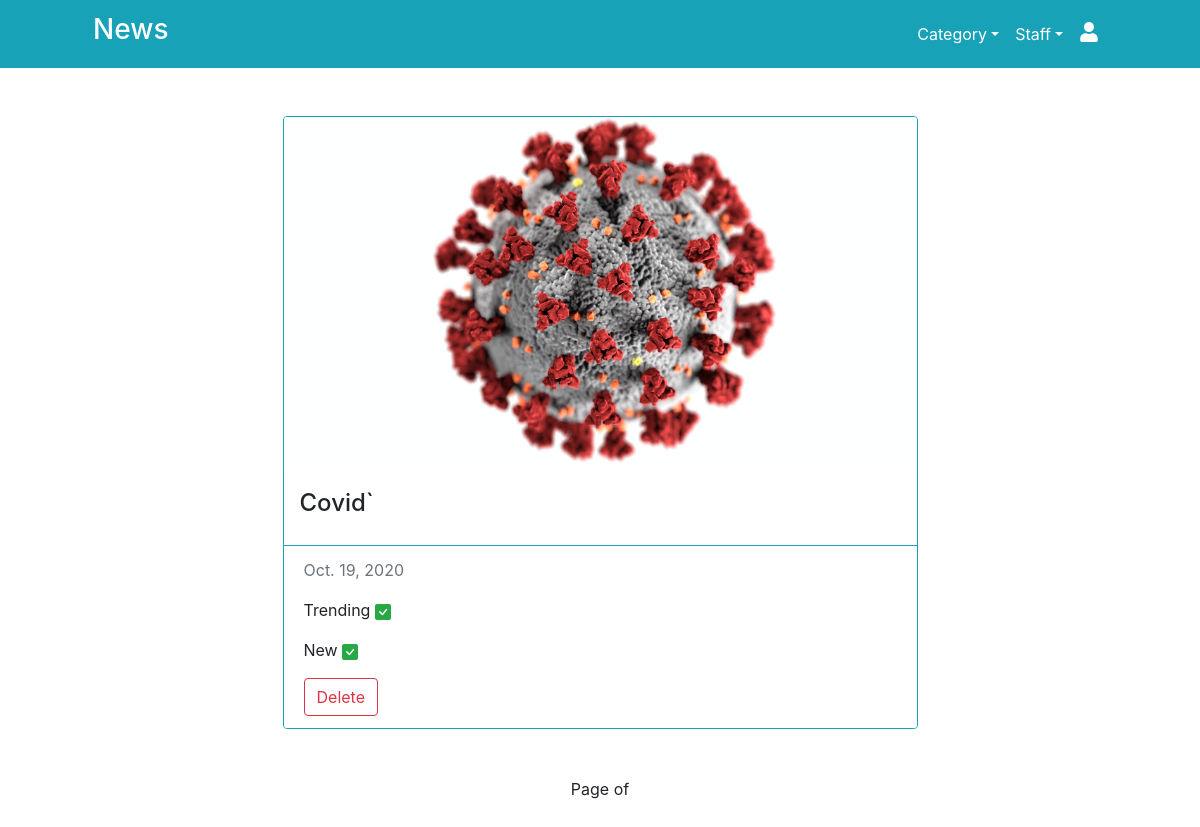
Page /staff/category-list/3/ (signed in) on the committed database.
### home/models.py (models this page shows, shortened)
class Category(models.Model):
    date_add = models.DateField(auto_now_add=True)
    name = models.CharField(max_length=50)
    img = models.ImageField(upload_to='static/img/category-img/')
    new = models.BooleanField(default=True)
    trending = models.BooleanField(default=False)
    class Meta:
        verbose_name = "Category"
        verbose_name_plural = "Categorys"

### staff/views.py (the view)
# urls.py: path('category-list/<int:id>/', views.category_detail, name='category-detail'),
def category_detail(request, id):
    if request.user.is_authenticated and request.user.is_staff == True or request.user.is_superuser == True and request.user.is_active == True:
        try:
            getCategory = Category.objects.get(pk=id)
        except:
            return redirect('home:404')
        return render(request, 'staff/detail-category.html', {
            'data': getCategory,
        })
    else:
        return redirect('home:dont-have-access')

### templates/staff/detail-category.html (shortened to what this page needs)
{% extends 'base-staff.html' %}
{% load static %}
{% block content %}
<div class="container my-5">
    <div class="row justify-content-center">
        <div class="col-md-7">
            <div class="card border-info">
                <img src="../../../{{data.img}}" alt="" class="card-img-top">
                <div class="card-body p-3">
                    <h4 class="card-title text-capitalize">{{data.name}}</h4>
                </div>
                <div class="card-footer border-info bg-white text-capitalize">
                    <p class="text-muted">{{data.date_add}}</p>
                    <div class="d-flex">
                        <p> Trending
                        {% if data.trending == True %}
                        <span class="text-success">
                        </span>
                        {% endif %}
                        </p>
                    </div>
                    <div class="d-flex">
                        <p> new
                        {% if data.new == True %}
                        <span class="text-success">
                        </span>
                        {% endif %}
                        </p>
                    </div>
                    <div class="d-flex">
                        <a href="" class="btn btn-outline-danger">Delete</a>
                    </div>
                </div>
            </div>
        </div>
    </div>
</div>
<div class="container my-3">
    <div class="row">
        <div class="col text-center">
            <span>Page {{data.number}} of {{data.paginator.num_pages}}</span>
        </div>
    </div>
</div>
{% endblock content %}

### rows in the picture
Category: img (picture), name "Covid`", date_add "Oct. 19, 2020"
